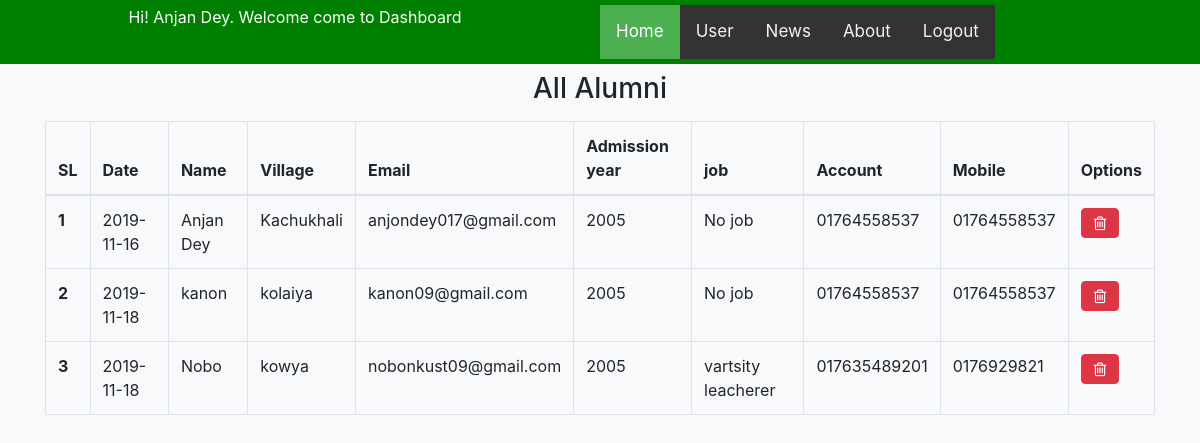
/user/teacher/user.php (signed in), run on the app's committed database.
### tables this page shows
CREATE TABLE `students` (
  `id` int(11) NOT NULL,
  `date` date NOT NULL,
  `name` varchar(250) NOT NULL,
  `village` varchar(250) NOT NULL,
  `session` varchar(200) NOT NULL,
  `degree` varchar(200) NOT NULL,
  `job` varchar(200) NOT NULL,
  `email` varchar(200) NOT NULL,
  `account` varchar(200) NOT NULL,
  `mobile` varchar(200) NOT NULL,
  `password` varchar(200) NOT NULL,
  `photo` varchar(200) NOT NULL
);

### user/teacher/user.php (the view, shortened to what this page needs)
<?php
include("../../database/connection.php");
if($_SESSION['email'] == "" || $_SESSION['password'] == ""){
    header("Location:teacher_login.php");
    exit();
}else{
    include("include/header.php");
    $sql = "SELECT * FROM students";
    $res = mysqli_query($conn,$sql);
 ?>
<div class="container">
<h3 class="py-2 text-center">All Alumni</h3>
    <table class="table table-bordered">
    <thead>
        <tr>
            <th scope="col">SL</th>
            <th scope="col">Date</th>
            <th scope="col">Name</th>
            <th scope="col">Village</th>
            <th scope="col">Email</th>
            <th scope="col">Admission year</th>
            <th scope="col">job</th>
            <th scope="col">Account</th>
            <th scope="col">Mobile</th>
            <th colspan="2" scope="col">Options</th>
        </tr>
    </thead>
    <tbody>
    <?php
      $i = 0;
      while($row = mysqli_fetch_assoc($res)) {
      $i++;
    ?>
        <tr>
            <th scope="row"><?php echo $i; ?></th>
            <td><?php echo $row['date']; ?></td>
            <td><?php echo $row['name']; ?></td>
            <td><?php echo $row['village']; ?></td>
            <td><?php echo $row['email']; ?></td>
            <td><?php echo $row['session']; ?></td>
            <td><?php echo $row['job']; ?></td>
            <td><?php echo $row['account']; ?></td>
            <td><?php echo $row['mobile']; ?></td>
            <td>
             <a onclick="return confirm('Are you sure want to delete?');" href="question_delete.php?id=<?php echo $row['id'];?>">
               <i class="btn btn-danger fa fa-trash-o"></i>
            </a>
            </td>
        </tr>
    <?php } ?>
    </tbody>
    </table>
</div>
<?php
  include("include/footer.php");
} ?>

### user/teacher/include/header.php (shortened to what this page needs)
<!DOCTYPE html>
<html lang="en">
<head>
  <link rel="stylesheet" href="css/bootstrap.min.css">
  <link rel="stylesheet" href="css/admin.css">
  <link rel="stylesheet" href="https://stackpath.bootstrapcdn.com/font-awesome/4.7.0/css/font-awesome.min.css">
</head>
    <body  class="bg-light" style="background:#eee;">
        <div class="header">
            <div class="row">
                <div class="col-lg-6">
                    <span class="logo">Hi! <?php echo $_SESSION['name']; ?>.  Welcome come to Dashboard</span>
                </div>
                <div class="topnav">
                    <a class="active" href="teacher_profile.php">Home</a>
                    <a href="user.php">User</a>
                    <a href="nwes.php">News</a>
                    <a href="about.php">About</a>
                    <a href="logout.php">Logout</a>
                </div>
            </div>
        </div>

### user/teacher/include/footer.php (shortened to what this page needs)
   </body>
</html>

### user/teacher/css/admin.css (style rules this page uses)
.header { text-align: center; background-color: green; color: white; padding: 5px; }

### user/teacher/include/header.php (style rules this page uses)
.topnav { background-color: #333; overflow: hidden; }
.topnav a { float: left; color: #f2f2f2; text-align: center; padding: 14px 16px; text-decoration: none; font-size: 17px; }
.topnav a.active { background-color: #4CAF50; color: white; }

### data on the page
students: date "2019-11-16", name "Anjan Dey", village "Kachukhali", email "anjondey017@gmail.com", session "2005", job "No job", account "01764558537", mobile "01764558537"
students: date "2019-11-18", name "kanon", village "kolaiya", email "kanon09@gmail.com", session "2005", job "No job", account "01764558537", mobile "01764558537"
students: date "2019-11-18", name "Nobo", village "kowya", email "nobonkust09@gmail.com", session "2005", job "vartsity leacherer", account "017635489201", mobile "0176929821"

### other printed values
$_SESSION['name'] "Anjan Dey"
